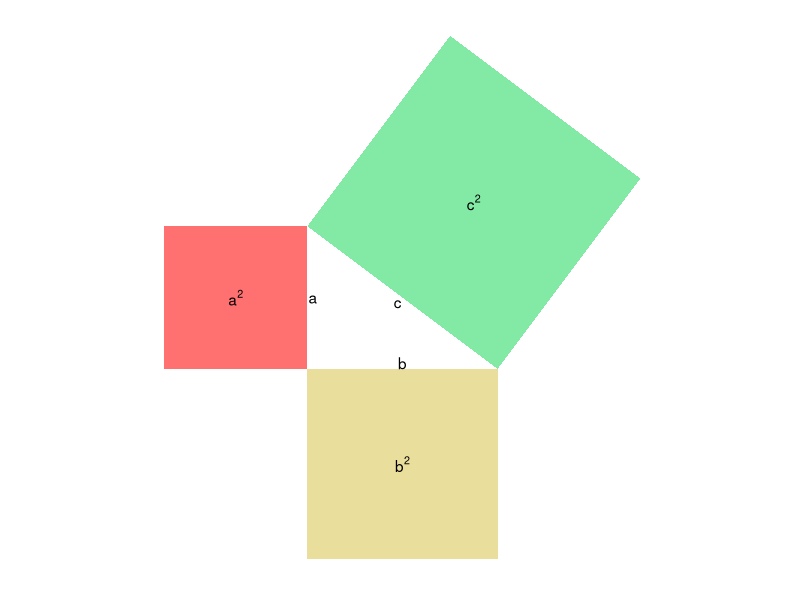

Write the R code that produced this figure.
## ---- chunk 1
#| label: fig-geometry
#| echo: false
#| fig-cap: "Geometry of the Pythagorean theorem"
#| fig-width: 8
#| fig-height: 6

library(ggplot2)
library(magrittr)

square3 <- tibble::tibble(x = c(0, 0, -3, -3), y = c(0, 3,  3,  0))
square4 <- tibble::tibble(x = c(0, 4,  4,  0), y = c(0, 0, -4, -4))
square5 <- tibble::tibble(x = c(0, 3,  7,  4), y = c(3, 7,  4,  0))

ggplot()+
  geom_polygon(data = square3, aes(x, y), fill = "#ff4040", alpha = 0.75)+
  geom_polygon(data = square4, aes(x, y), fill = "#e3d37d", alpha = 0.75)+
  geom_polygon(data = square5, aes(x, y), fill = "#59e385", alpha = 0.75)+
  geom_text(
    aes(
      x = c(-1.5, 2, 3.5), 
      y = c(1.5, -2, 3.5), 
      label = c("a^2", "b^2", "c^2")
    ),
    parse = TRUE
  )+
  geom_text(
    aes(
      x = c(0.12, 2, 2-0.1), 
      y = c(1.5, 0.12, 1.5-0.1), 
      label = c("a", "b", "c")
    )
  )+
  coord_equal()+
  theme_bw(base_size = 14, base_family = "serif")+
  theme(
    panel.border = element_blank(),
    panel.grid = element_blank(),
    axis.title = element_blank(),
    axis.text = element_blank(),
    axis.ticks = element_blank()
  )
## ---- chunk 2
#| label: finding-pythagorean-dates

library(lubridate)

pythagorean_days <- tidyr::crossing(
  yy = seq(0, 99),
  mm = seq(1, 12),
  dd = seq(1, 31)
) %>% 
  dplyr::mutate(
    year = as.character(2000+yy),
    month = stringr::str_pad(mm, width = 2, pad = "0"),
    day = stringr::str_pad(dd, width = 2, pad = "0")
  ) %>% 
  dplyr::mutate(
    # making a character representation of a date
    date_txt = stringr::str_glue('{year}{month}{day}'),
    # converting character representation of a date to a Date object.
    # if it is an inappropriate date, the function returns NA.
    date = lubridate::ymd(
      date_txt, 
      quiet = TRUE
    )
  ) %>% 
  # removing row with inappropriate dates
  dplyr::filter(!is.na(date)) %>% 
  dplyr::mutate(
    is_Pythagorean = (yy^2 == mm^2 + dd^2)
  ) %>% 
  # keeping only Pythagorean days
  dplyr::filter(is_Pythagorean) %>% 
  dplyr::select(date)

pythagorean_days
